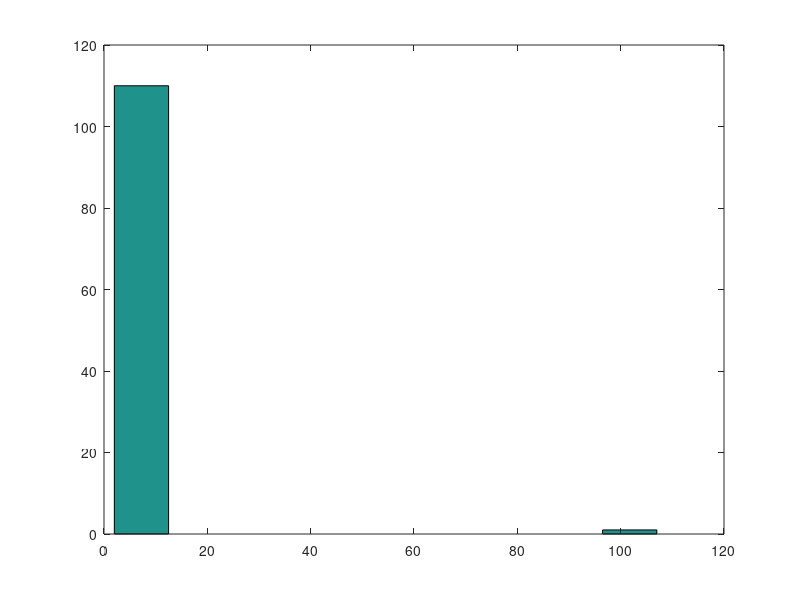

This chart was generated by the following MATLAB code:
clear;
clc;
%scalefree network
iterations = 200

Net = [0 1 0 1; 
       1 0 1 0; 
       0 1 0 1; 
       1 0 1 0]
  
for i=1:iterations
   %decide if edge or node is to be added, 0 mean edge is added
   [~,numofnodes] = size(Net);  
    edgeOrNode = round(rand(1));
    if(edgeOrNode==0)
      
      %check if network has max edges
      edgeSum=sum(sum(Net));
     if(edgeSum >= ((numofnodes*numofnodes) - numofnodes))
        continue;
     end;
      %edge is added
      while(1)
      n1=round(random('unif',1,numofnodes));
      n2=round(random('unif',1,numofnodes));
      
      if((n1~=n2))
          break;
      end;
      end;
      
      Net(n1,n2)=1;
      Net(n2,n1)=1;
    else
        %node is added
       b=zeros(1,numofnodes);
       Net=[[Net;b] [b 0]'];
       NumofEdges=round(random('unif',1,numofnodes));
        if(NumofEdges==0)
			NumofEdges=1;%nodes cannot come without one edge
        end;
        for k=1:NumofEdges
            
            %find out fulldegree sum
            fullDegreeSum=sum(sum(Net));
            %add edge acc to degree sum
            edgeAddSum = round(random('unif',1,fullDegreeSum));
            fullDegreeSum = 0;
            degSumArr=sum(Net);
            for j=1:numofnodes
                
                fullDegreeSum = fullDegreeSum + degSumArr(j);
                if(edgeAddSum>=fullDegreeSum)
                    break;
                end;
                 
            end;
   
            Net(j,numofnodes+1)=1;
            Net(numofnodes+1,j)=1;
            
        end;
    end;
    
end;
Net
[~,numofnodes] = size(Net); 
numofnodes
hist(sum(Net));